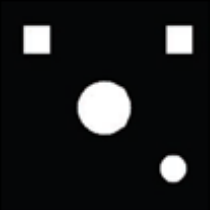
%> input picture WEEK7/images/TPTest1.PNG, 210 x 210 px; the run also reads 1 picture not shown here
$ octave lab7.m   (GNU Octave 9; MATLAB toolbox functions it lacks are replaced by stand-ins)
%> lines starting %> are read from the running program, lines starting %| are printed output that depends on the picture; in (x1, y1, x2, y2) boxes, pixels count from 0 and x2, y2 are one past the last pixel; in counts of white or black regions, pixels touching at a corner belong together; the program's own positions count from 1
### WEEK7/getShapeStats.m
function[x] = getShapeStats(img)
% Function to return the shape features of the passed image

% Converting the test images into grayscale
img = im2bw(img, graythresh(img));

% Displaying the boundaries of the objects in the test image
% For test_image_1
[B, L] = bwboundaries(img);
figure;
imshow(img);
hold on;
for k=1:length(B)
    boundary = B{k};
    plot(boundary(:,2), boundary(:,1), 'g', 'LineWidth', 2);
end
% Using bwlabel to extract the objects, pseudocolor them and also associate
% a numerical value to them
[L, N] = bwlabel(img);
RGB = label2rgb(L, 'hsv', [.5 .5 .5], 'shuffle');
figure;
imshow(RGB);
hold on;
for k=1:length(B)
    boundary = B{k};
    plot(boundary(:,2), boundary(:,1), 'w', 'LineWidth', 2);
    text(boundary(1,2)-11, boundary(1,1)+11, num2str(k), 'Color', 'y', ...
        'FontSize', 14, 'FontWeight', 'bold');
end
% Extracting the region properties for img
stats = regionprops(L, 'all');
temp = zeros(1, N);
for k=1:N
    % Compute thinness ratio
    temp(k) = 4*pi*stats(k,1).Area / (stats(k,1).Perimeter)^2;
    stats(k,1).ThinnessRatio = temp(k);

    % Compute aspect ratio
    temp(k) = (stats(k, 1).BoundingBox(3)) / (stats(k,1).BoundingBox(4));
    stats(k,1).AspectRatio = temp(k);
end

% For the image
areas = zeros(1,N);
for k=1:N
    areas(k) = stats(k).Area;
end
TR = zeros(1,N);
for k=1:N
    TR(k) = stats(k).ThinnessRatio;
end
figure();
hold on;
cmap = colormap(lines(16));
for k=1:N
    scatter(areas(k), TR(k), [], cmap(k,:), 'filled'), ylabel('Thinness Ratio'), xlabel('Area');
    hold on;
end

x = stats;
return

### WEEK7/lab7.m
% Loading the test image and displaying its content
test_image_1 = imread('./images/TPTest1.png');
%> test_image_1 is the input picture: size 210x210x3 uint8; mean R, G, B 28.8, 29.6, 30.4
test_image_2 = imread('./images/TPTest2.png');
test_image_3 = imread('./images/TPTest3.png');
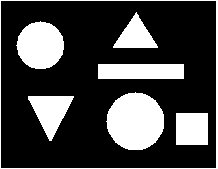
%> input picture WEEK7/images/TPTest3.png, 218 x 169 px
%> test_image_3 is the input picture: size 169x218x3 uint8; min 0, max 255, mean 66.3

% Displaying the test images
imshow(test_image_1);
imshow(test_image_2);
imshow(test_image_3);

% Extracting the shape features for the images
test_image_1_stats = getShapeStats(test_image_1);
%> in getShapeStats, `img = im2bw(img, graythresh(img));`: img: size 210x210 logical; 9.6% white; 4 white regions
%> in getShapeStats, `[B, L] = bwboundaries(img);`: L: size 210x210 double; 5 distinct labels, from 0 to 4
%> in getShapeStats, `[B, L] = bwboundaries(img);`: B = 4 boundaries; box (x1, y1, x2, y2) and points: (78, 81, 131, 135) 153, (23, 26, 50, 54) 104, (166, 26, 192, 54) 101, (160, 155, 186, 182) 74
%> the loop in getShapeStats, `for k=1:length(B)` made 4 passes
%> in getShapeStats, `[L, N] = bwlabel(img);`: N = 4
%> after the loop in getShapeStats, `for k=1:length(B)`:
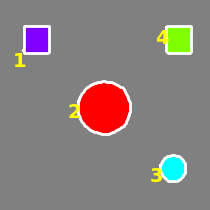
%> figure redrawn from the program's plot data
%> in getShapeStats, `stats = regionprops(L, 'all');`: stats = 4 regions; box (x1, y1, x2, y2), Area, Centroid, MajorAxisLength, MinorAxisLength and Eccentricity: (78, 81, 131, 135) 2239 [105 108.5] 53.45 53.38 0.0522, (23, 26, 50, 54) 728 [37.5 40.5] 32.31 30.03 0.369, (166, 26, 192, 54) 723 [179.6 40.4] 32.14 29.84 0.371, (160, 155, 186, 182) 558 [173.8 169.1] 27.2 26.18 0.272
%> the loop in getShapeStats, `for k=1:N` made 4 passes
%> after the loop in getShapeStats, `for k=1:N`: temp = [0.964 0.981 0.963 0.929]
%> after the loop in getShapeStats, `for k=1:N`: areas = [728 2239 558 723]
%> after the loop in getShapeStats, `for k=1:N`: TR = [0.887 1.02 1.06 0.926]
%> in getShapeStats, `x = stats;`: x has the same summary as stats
%> test_image_1_stats has the same summary as stats in getShapeStats
test_image_2_stats = getShapeStats(test_image_2);
%> in getShapeStats (call 2), `img = im2bw(img, graythresh(img));`: img: size 210x211 logical; 40.6% white; 10 white regions
%> in getShapeStats (call 2), `[B, L] = bwboundaries(img);`: L: size 210x211 double; 11 distinct labels, from 0 to 10
%> in getShapeStats (call 2), `[B, L] = bwboundaries(img);`: B = 10 boundaries; largest, box (x1, y1, x2, y2) and points: (51, 5, 208, 26) 348, (6, 46, 40, 143) 255, (52, 81, 158, 135) 237, (105, 161, 188, 203) 185, (56, 44, 122, 58) 134
%> the loop in getShapeStats (call 2), `for k=1:length(B)` made 10 passes
%> after the loop in getShapeStats (call 2), `for k=1:length(B)`:
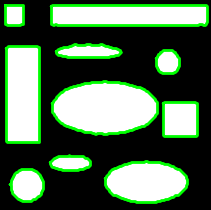
%> figure redrawn from the program's plot data
%> in getShapeStats (call 2), `[L, N] = bwlabel(img);`: N = 10
%> after the loop in getShapeStats (call 2), `for k=1:length(B)`:
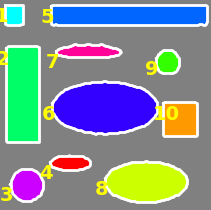
%> figure redrawn from the program's plot data
%> in getShapeStats (call 2), `stats = regionprops(L, 'all');`: stats = 10 regions; largest, box (x1, y1, x2, y2), Area, Centroid, MajorAxisLength, MinorAxisLength and Eccentricity: (52, 81, 158, 135) 4455 [105.6 108.4] 107 53.03 0.869, (6, 46, 40, 143) 3292 [23.5 95.1] 111.8 39.2 0.937, (51, 5, 208, 26) 3283 [129.9 16] 180.6 24.16 0.991
%> the loop in getShapeStats (call 2), `for k=1:N` made 10 passes
%> after the loop in getShapeStats (call 2), `for k=1:N`: temp = [0.905 0.351 1.03 2.56 7.48 1.96 4.71 1.98 1 1]
%> after the loop in getShapeStats (call 2), `for k=1:N`: areas = [394 3292 881 517 3283 4455 731 2719 482 1220]
%> after the loop in getShapeStats (call 2), `for k=1:N`: TR = [0.938 0.662 1.05 0.762 0.352 0.846 0.484 0.856 1.06 0.904]
%> in getShapeStats (call 2), `x = stats;`: x has the same summary as stats
%> test_image_2_stats has the same summary as stats in getShapeStats
test_image_3_stats = getShapeStats(test_image_3);
%> in getShapeStats (call 3), `img = im2bw(img, graythresh(img));`: img: size 169x218 logical; 26% white; 7 white regions
%> in getShapeStats (call 3), `[B, L] = bwboundaries(img);`:
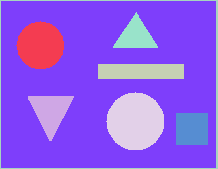
%> L: size 169x218 double; 8 distinct labels, from 1 to 8; one colour per label, 0 black
%> in getShapeStats (call 3), `[B, L] = bwboundaries(img);`: B = 8 boundaries; box (x1, y1, x2, y2) and points: (0, 0, 218, 169) 771, (1, 1, 216, 168) 761, (98, 64, 184, 79) 199, (106, 92, 164, 150) 165, (28, 96, 74, 141) 136, (16, 21, 64, 69) 133, (176, 113, 208, 145) 125, (113, 12, 158, 48) 115
%> the loop in getShapeStats (call 3), `for k=1:length(B)` made 8 passes
%> in getShapeStats (call 3), `[L, N] = bwlabel(img);`: L: size 169x218 double; 8 distinct labels, from 0 to 7
%> in getShapeStats (call 3), `[L, N] = bwlabel(img);`: N = 7
%> after the loop in getShapeStats (call 3), `for k=1:length(B)`:
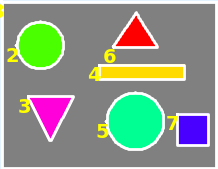
%> figure redrawn from the program's plot data
%> in getShapeStats (call 3), `stats = regionprops(L, 'all');`: stats = 7 regions; largest, box (x1, y1, x2, y2), Area, Centroid, MajorAxisLength, MinorAxisLength and Eccentricity: (106, 92, 164, 150) 2607 [136 122] 57.7 57.55 0.0724, (16, 21, 64, 69) 1763 [41 46] 47.58 47.21 0.126, (98, 64, 184, 79) 1290 [141.5 72] 99.3 17.32 0.985, (28, 96, 74, 141) 1114 [51.2 112.1] 43.98 38.91 0.466
%> the loop in getShapeStats (call 3), `for k=1:N` made 7 passes
%> after the loop in getShapeStats (call 3), `for k=1:N`: temp = [1.29 1 1.02 5.73 1 1.25 1]
%> after the loop in getShapeStats (call 3), `for k=1:N`: areas = [937 1763 1114 1290 2607 837 1024]
%> after the loop in getShapeStats (call 3), `for k=1:N`: TR = [0.0207 1.01 0.687 0.432 1.01 0.663 0.877]
%> in getShapeStats (call 3), `x = stats;`: x has the same summary as stats
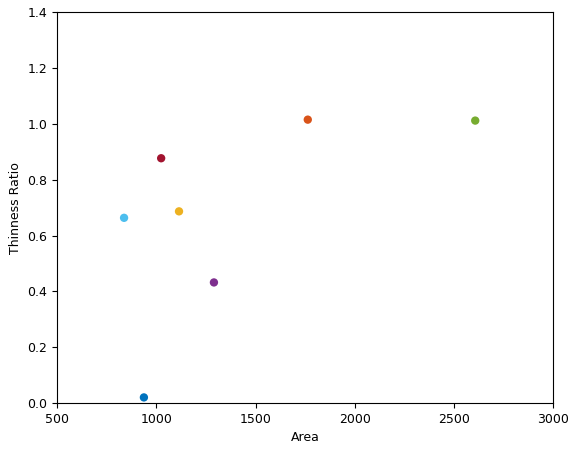
%> figure redrawn from the program's plot data
%> test_image_3_stats has the same summary as stats in getShapeStats
